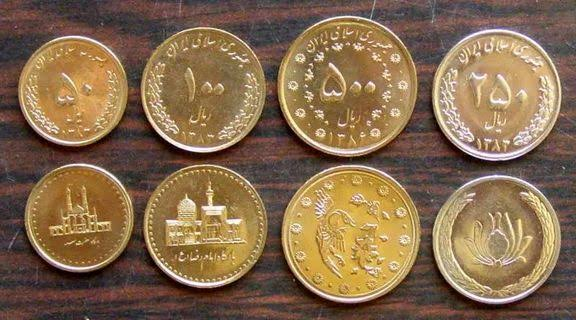
#> input picture 2) calcuting the value of coins/data/coin1.jpg, 576 x 320 px, found by its file name
$ jupyter execute main.ipynb
#> lines starting #> are read from the running program, lines starting #| are printed output that depends on the picture; after the words box and inside, x2 and y2 are one past the last pixel; in counts of white or black regions, pixels touching at a corner belong together
[cell 1]
import cv2 as cv
import numpy as np
import matplotlib.pyplot as plt

[cell 2]
img = cv.imread(r"data\coin1.jpg")
#> img is the input picture: shape (320, 576, 3); mean B, G, R 78.2, 106.9, 133.5
plt.imshow(img[...,::-1])

[cell 3]
img = cv.imread(r"data\coin1.jpg")

gray = cv.cvtColor(img, cv.COLOR_BGR2GRAY)
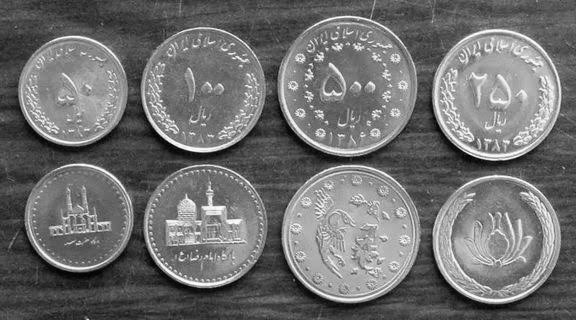
#> gray: shape (320, 576); min 2, max 255, mean 111.6

gray = cv.GaussianBlur(gray, (3,3), 1)


circles = cv.HoughCircles(image=gray, method=cv.HOUGH_GRADIENT, dp=1.2, minDist=100, param1=500, param2=30, minRadius=1, maxRadius=150)
#> circles = [[496.2, 93, 64.48], [346.2, 84.6, 70.6], [495, 238.2, 64.36], [349.8, 234.6, 68.92], [203.4, 90.6, 61.48], [73.8, 89.4, 54.16], [205.8, 223.8, 62.2], [81, 214.2, 51.28]]


if circles is not None:
    circles = np.round(circles[0, :]).astype(int)
#> circles = [[496, 93, 64], [346, 85, 71], [495, 238, 64], [350, 235, 69], [203, 91, 61], [74, 89, 54], [206, 224, 62], [81, 214, 51]]
    for x,y,r in circles:
        cv.circle(img, (x,y), r, (0,255,0), 2)
        cv.putText(img, str(r), (x,y), cv.FONT_HERSHEY_COMPLEX, 1, (0,0,255), 1)
#> this loop made 8 passes
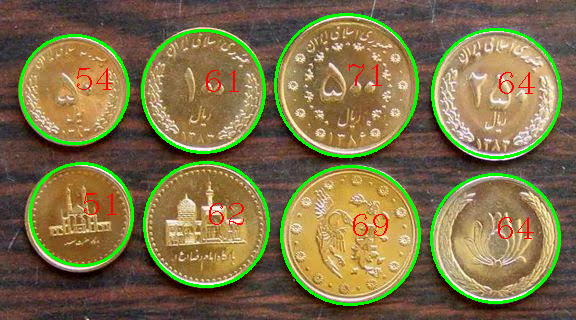
#> img: shape (320, 576, 3); 5.69% of pixels changed, all inside (x1, y1, x2, y2) = (19, 13, 562, 306)


plt.imshow(img[...,::-1])

[cell 4]
ListOfPrices = []
for x, y, r in circles:
    if r > 50 and r < 56:
        ListOfPrices.append(50)
    elif r > 59 and r < 63:
        ListOfPrices.append(100)
    elif r > 63 and r < 66:
        ListOfPrices.append(250)
    elif r > 67 and r < 73:
        ListOfPrices.append(500)
#> after the loop, ListOfPrices = [250, 500, 250, 500, 100, 50, 100, 50]

sum_price = sum(ListOfPrices)
#> sum_price = 1800
print(f"sum: {sum_price}")
#| sum: 1800

[cell 5]
cv.putText(img, str(sum_price), (10,30), cv.FONT_HERSHEY_COMPLEX, 1, (0,255,0), 1)
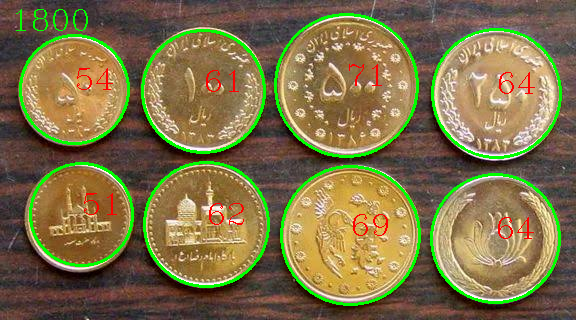
#> img: shape (320, 576, 3); 0.18% of pixels changed, all inside (x1, y1, x2, y2) = (16, 9, 88, 31)
plt.imshow(img[...,::-1])
